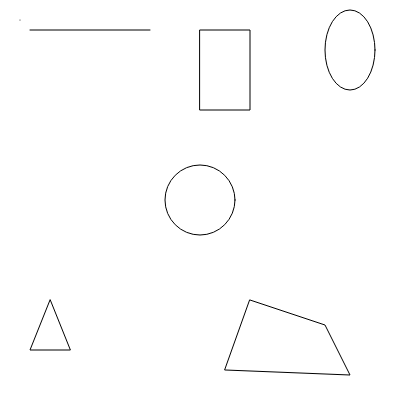
Frame 1 (no input)
Frame 60 (no input): identical to frame 1, image omitted
Frame 120 (the mouse pressed at the canvas centre since frame 60): identical to frame 1, image omitted

The p5.js sketch that drew this single still picture (run headless with seeded random() and noise() and a simulated clock; from frame 60 on, the mouse is pressed at the canvas centre):

// p5.js sketch
// ── sketch.js
// East House 2019 - p5.js Demo

// setup : Initialization runs once; called automatically
function setup() {
    
    // Create a blank canvas 600 pixels high and 600 pixels wide
    createCanvas(400, 400);
    
    // Top left - a point and a line
    point(20, 20);
    
    line(30, 30, 150, 30);
    
    // Top center - rectangle
    rect(200, 30, 50, 80);
    
    // Top right - ellipse
    ellipse(350, 50, 50, 80);
    
    // Center - circle via an ellipse with the same w and h
    ellipse(200,200,70,70);
    
    // Bottom left - triangle
    triangle(50, 300, 30, 350, 70, 350);
    
    // Bottom right - quad
    quad(250, 300, 325, 325, 350, 375, 225, 370);
    
}

// draw : Loops forever; called automatically
function draw() {
    
}

 
